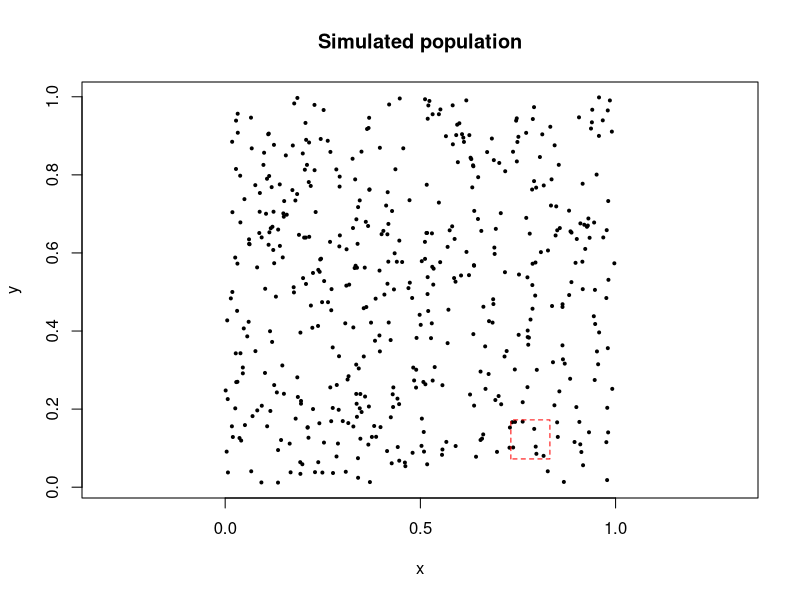

Source code (R): (Note: this script raises an error after producing the figure.)
## ---- chunk 1
set.seed(131)
library(mgcv) # for inSide

N <- 500
# generate population locations
x <- runif(N)
y <- runif(N)
# plot it
plot(x,y,main="Simulated population", pch=19,asp=1,cex=0.4)

# generate some quadrats
quadrat <- data.frame(x=c(0,0,0.1,0.1,0),y=c(0,0.1,0.1,0,0))
n <- 0
for(i in 1:10){
  # randomly place a quadrat (and plot it)
  this.quadrat <- quadrat
  this.quadrat$x <- this.quadrat$x+runif(1)
  this.quadrat$y <- this.quadrat$y+runif(1)
  polygon(this.quadrat,lty=2,border="red")
  # see which points are inside
  inout <- inSide(this.quadrat,x,y)
  # count them
  n <- n + sum(inout)
  # plot the points inside the quadrat in red
  points(x[inout],y[inout],pch=19,cex=0.4,col="red")
}
# estimate density
D <- n/(10*0.1^2)
# area of the survey region
A <- 1
# estimate abundance
Nhat <- D*A^2
## ---- chunk 2
plot(x,y,main="Simulated population", pch=19,asp=1,cex=0.4)

# generate some strips
# in this case we don't randomise the offset of the grid
strip <- data.frame(x=c(-0.1,-0.1,0,0,-0.1),y=c(0,1,1,0,0))
for(i in 1:10){
  # calculate next strip location
  strip$x <- strip$x+0.2
  # plot the strip and its centreline
  polygon(strip,lty=2,border="red")
  lines(rep(mean(range(strip$x)),2),c(0,1),col="red")
  # see what was inside the strip
  inout <- inSide(strip,x,y)
  # count them
  n <- n + sum(inout)
  # plot those animals within the strip
  points(x[inout],y[inout],pch=19,cex=0.4,col="red")
}
# estimate density
D <- n/(10*0.1)
# area of the survey region
A <- 1
# estimate abundance
Nhat <- D*A^2
